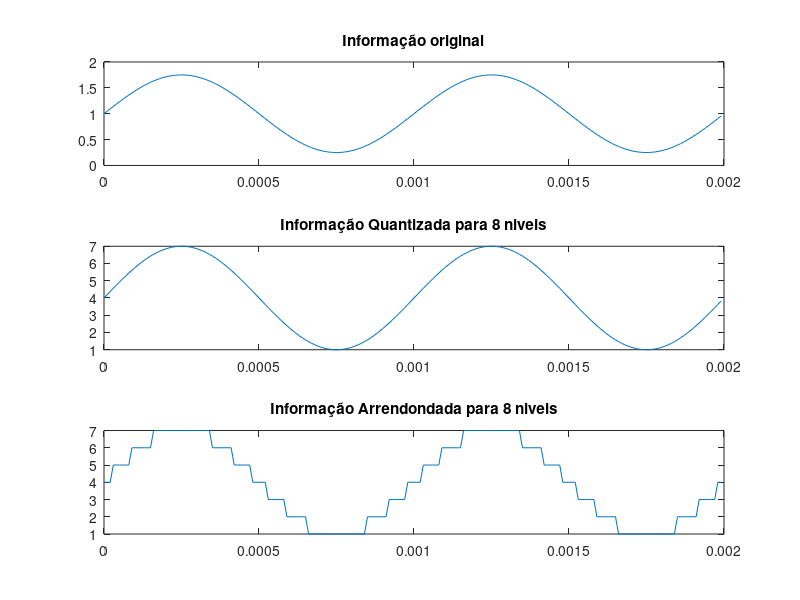
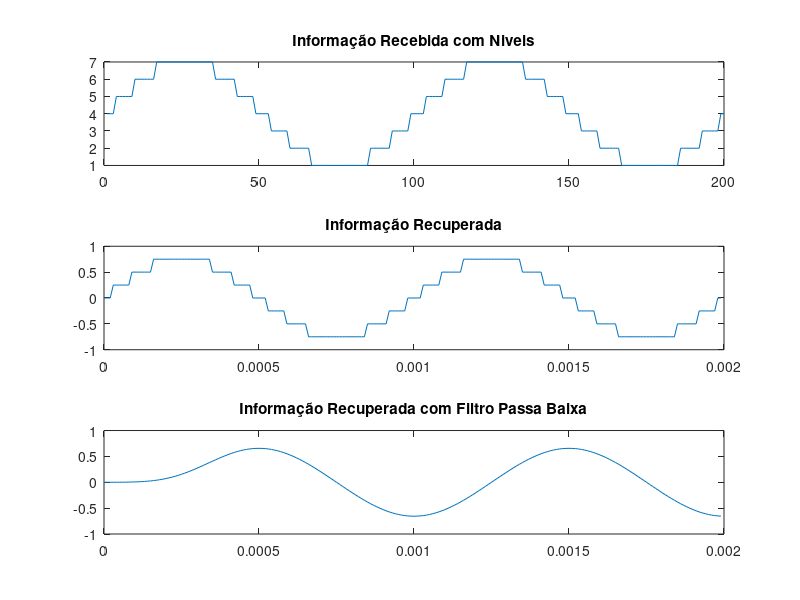
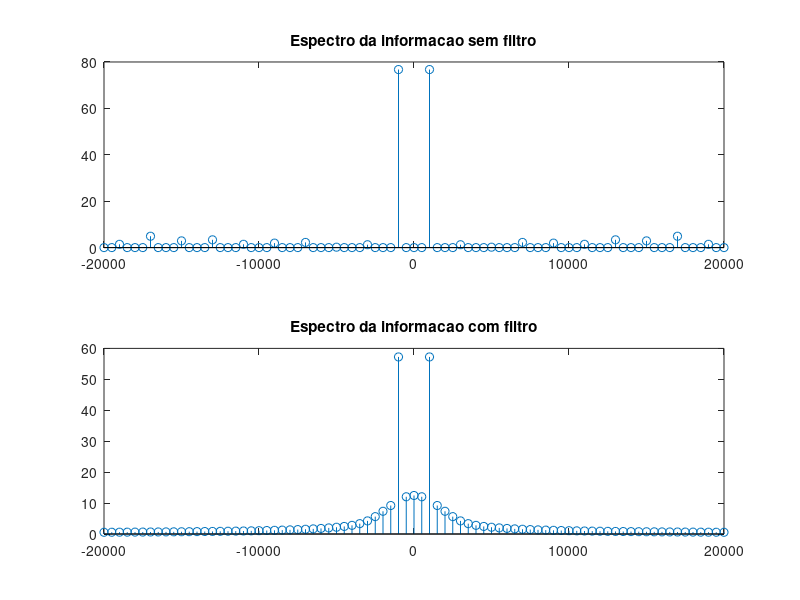

Source code (MATLAB) for these figures, in order:
% --- SISTEMAS DE COMUNICACAO 1 ---
% AULA 11: Conversão analógico-digital
% DIA 20/03/2018
% Jessica de Souza

clear all;
close all;
clc;

%dados
f1 = 1e3;
fa = 100e3;
ta = 1/fa;
t = 0:ta:(2e-3)-ta;
f = -fa/2:f1/2:fa/2-ta;
passo_quant = 2/8;              %determina num. de niveis do sistema

%%
%dado a transmitir:

%a informacao
info_tx = 0.75*sin(2*pi*f1*t);                    %informacao original
info_tx = info_tx+1;                             %da 1v de offset na informacao

%quantizacao
info_quant = info_tx/passo_quant;                %adequa a informacao ao num. de niveis
info_quant_round = round(info_quant);            %deixa a info com valor inteiro

%codificacao
info_bin = de2bi(info_quant_round);              %transforma para binario
info_bin = transpose(info_bin);                  %inverte linha por coluna
[linha,coluna] = size(info_bin);                 %pega o tamanho para reshape

%dado pronto para transmissao
info_bin_tx = reshape(info_bin,1, linha*coluna); %reshape(dado,num. linha, num. colunas);


%%
%recuperando o sinal recebido

info_bin_rx = reshape(info_bin_tx, linha, coluna); %vetorizando para o formato original
info_bin_rx = info_bin_rx';                        %invertendo o vetor
info_rx_dec = bi2de(info_bin_rx);                  %transformando para decimal
info_rx1 = info_rx_dec*passo_quant;                %removendo os níveis
info_rx = info_rx1 -1;                             %removendo o offset


%filtrando para remover os degraus dos niveis
filtro = fir1(50,(2*1500)/100e3);
info_rx_filt = filter(filtro,1,info_rx);

%analise no dominio da frequencia
espectro_rx = fft(info_rx);
espectro_rxf = fftshift(espectro_rx);

espectro_rx2 = fft(info_rx_filt);
espectro_rxf2 = fftshift(espectro_rx2);

%%
figure,
subplot(311),plot(t, info_tx);
title('Informação original');
subplot(312),plot(t,info_quant);
title('Informação Quantizada para 8 niveis');
subplot(313),plot(t,info_quant_round);
title('Informação Arrendondada para 8 niveis');

figure,
subplot(311),plot(info_rx_dec);
title('Informação Recebida com Niveis');
subplot(312), plot(t,info_rx);
title('Informação Recuperada');
subplot(313), plot(t,info_rx_filt);
title('Informação Recuperada com Filtro Passa Baixa');

figure,
subplot(211), stem(f,abs(espectro_rxf));
title('Espectro da informacao sem filtro');
xlim([-20000 20000]);

subplot(212), stem(f,abs(espectro_rxf2));
title('Espectro da informacao com filtro');
xlim([-20000 20000]);
